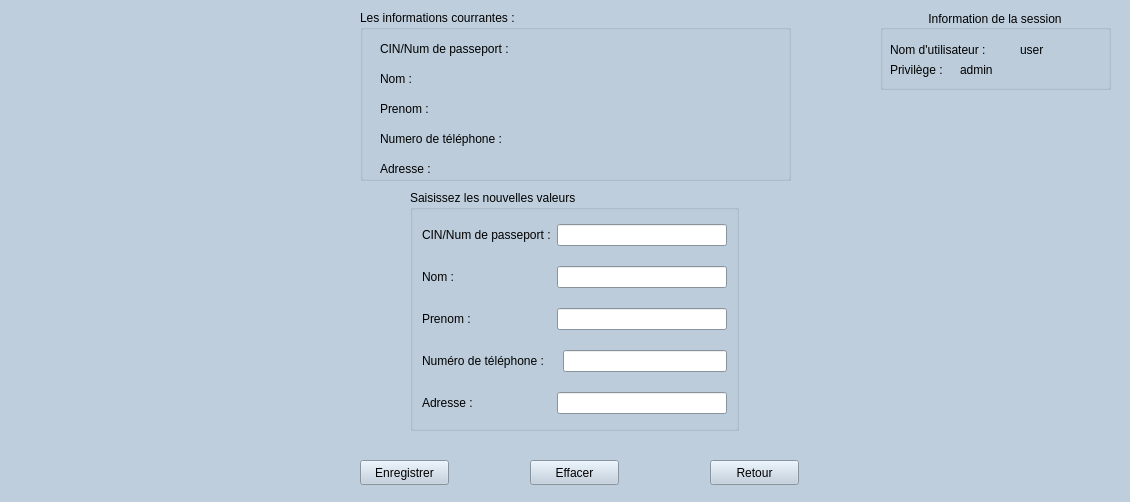
<?xml version="1.0" encoding="UTF-8"?>
<ui version="4.0">
 <class>modifclient</class>
 <widget class="QMainWindow" name="modifclient">
  <property name="geometry">
   <rect>
    <x>0</x>
    <y>0</y>
    <width>1130</width>
    <height>502</height>
   </rect>
  </property>
  <property name="palette">
   <palette>
    <active>
     <colorrole role="WindowText">
      <brush brushstyle="SolidPattern">
       <color alpha="255">
        <red>0</red>
        <green>0</green>
        <blue>0</blue>
       </color>
      </brush>
     </colorrole>
     <colorrole role="Button">
      <brush brushstyle="SolidPattern">
       <color alpha="255">
        <red>190</red>
        <green>206</green>
        <blue>221</blue>
       </color>
      </brush>
     </colorrole>
     <colorrole role="Light">
      <brush brushstyle="SolidPattern">
       <color alpha="255">
        <red>255</red>
        <green>255</green>
        <blue>255</blue>
       </color>
      </brush>
     </colorrole>
     <colorrole role="Midlight">
      <brush brushstyle="SolidPattern">
       <color alpha="255">
        <red>222</red>
        <green>230</green>
        <blue>238</blue>
       </color>
      </brush>
     </colorrole>
     <colorrole role="Dark">
      <brush brushstyle="SolidPattern">
       <color alpha="255">
        <red>95</red>
        <green>103</green>
        <blue>110</blue>
       </color>
      </brush>
     </colorrole>
     <colorrole role="Mid">
      <brush brushstyle="SolidPattern">
       <color alpha="255">
        <red>127</red>
        <green>137</green>
        <blue>147</blue>
       </color>
      </brush>
     </colorrole>
     <colorrole role="Text">
      <brush brushstyle="SolidPattern">
       <color alpha="255">
        <red>0</red>
        <green>0</green>
        <blue>0</blue>
       </color>
      </brush>
     </colorrole>
     <colorrole role="BrightText">
      <brush brushstyle="SolidPattern">
       <color alpha="255">
        <red>255</red>
        <green>255</green>
        <blue>255</blue>
       </color>
      </brush>
     </colorrole>
     <colorrole role="ButtonText">
      <brush brushstyle="SolidPattern">
       <color alpha="255">
        <red>0</red>
        <green>0</green>
        <blue>0</blue>
       </color>
      </brush>
     </colorrole>
     <colorrole role="Base">
      <brush brushstyle="SolidPattern">
       <color alpha="255">
        <red>255</red>
        <green>255</green>
        <blue>255</blue>
       </color>
      </brush>
     </colorrole>
     <colorrole role="Window">
      <brush brushstyle="SolidPattern">
       <color alpha="255">
        <red>190</red>
        <green>206</green>
        <blue>221</blue>
       </color>
      </brush>
     </colorrole>
     <colorrole role="Shadow">
      <brush brushstyle="SolidPattern">
       <color alpha="255">
        <red>0</red>
        <green>0</green>
        <blue>0</blue>
       </color>
      </brush>
     </colorrole>
     <colorrole role="AlternateBase">
      <brush brushstyle="SolidPattern">
       <color alpha="255">
        <red>222</red>
        <green>230</green>
        <blue>238</blue>
       </color>
      </brush>
     </colorrole>
     <colorrole role="ToolTipBase">
      <brush brushstyle="SolidPattern">
       <color alpha="255">
        <red>255</red>
        <green>255</green>
        <blue>220</blue>
       </color>
      </brush>
     </colorrole>
     <colorrole role="ToolTipText">
      <brush brushstyle="SolidPattern">
       <color alpha="255">
        <red>0</red>
        <green>0</green>
        <blue>0</blue>
       </color>
      </brush>
     </colorrole>
     <colorrole role="PlaceholderText">
      <brush brushstyle="SolidPattern">
       <color alpha="128">
        <red>0</red>
        <green>0</green>
        <blue>0</blue>
       </color>
      </brush>
     </colorrole>
    </active>
    <inactive>
     <colorrole role="WindowText">
      <brush brushstyle="SolidPattern">
       <color alpha="255">
        <red>0</red>
        <green>0</green>
        <blue>0</blue>
       </color>
      </brush>
     </colorrole>
     <colorrole role="Button">
      <brush brushstyle="SolidPattern">
       <color alpha="255">
        <red>190</red>
        <green>206</green>
        <blue>221</blue>
       </color>
      </brush>
     </colorrole>
     <colorrole role="Light">
      <brush brushstyle="SolidPattern">
       <color alpha="255">
        <red>255</red>
        <green>255</green>
        <blue>255</blue>
       </color>
      </brush>
     </colorrole>
     <colorrole role="Midlight">
      <brush brushstyle="SolidPattern">
       <color alpha="255">
        <red>222</red>
        <green>230</green>
        <blue>238</blue>
       </color>
      </brush>
     </colorrole>
     <colorrole role="Dark">
      <brush brushstyle="SolidPattern">
       <color alpha="255">
        <red>95</red>
        <green>103</green>
        <blue>110</blue>
       </color>
      </brush>
     </colorrole>
     <colorrole role="Mid">
      <brush brushstyle="SolidPattern">
       <color alpha="255">
        <red>127</red>
        <green>137</green>
        <blue>147</blue>
       </color>
      </brush>
     </colorrole>
     <colorrole role="Text">
      <brush brushstyle="SolidPattern">
       <color alpha="255">
        <red>0</red>
        <green>0</green>
        <blue>0</blue>
       </color>
      </brush>
     </colorrole>
     <colorrole role="BrightText">
      <brush brushstyle="SolidPattern">
       <color alpha="255">
        <red>255</red>
        <green>255</green>
        <blue>255</blue>
       </color>
      </brush>
     </colorrole>
     <colorrole role="ButtonText">
      <brush brushstyle="SolidPattern">
       <color alpha="255">
        <red>0</red>
        <green>0</green>
        <blue>0</blue>
       </color>
      </brush>
     </colorrole>
     <colorrole role="Base">
      <brush brushstyle="SolidPattern">
       <color alpha="255">
        <red>255</red>
        <green>255</green>
        <blue>255</blue>
       </color>
      </brush>
     </colorrole>
     <colorrole role="Window">
      <brush brushstyle="SolidPattern">
       <color alpha="255">
        <red>190</red>
        <green>206</green>
        <blue>221</blue>
       </color>
      </brush>
     </colorrole>
     <colorrole role="Shadow">
      <brush brushstyle="SolidPattern">
       <color alpha="255">
        <red>0</red>
        <green>0</green>
        <blue>0</blue>
       </color>
      </brush>
     </colorrole>
     <colorrole role="AlternateBase">
      <brush brushstyle="SolidPattern">
       <color alpha="255">
        <red>222</red>
        <green>230</green>
        <blue>238</blue>
       </color>
      </brush>
     </colorrole>
     <colorrole role="ToolTipBase">
      <brush brushstyle="SolidPattern">
       <color alpha="255">
        <red>255</red>
        <green>255</green>
        <blue>220</blue>
       </color>
      </brush>
     </colorrole>
     <colorrole role="ToolTipText">
      <brush brushstyle="SolidPattern">
       <color alpha="255">
        <red>0</red>
        <green>0</green>
        <blue>0</blue>
       </color>
      </brush>
     </colorrole>
     <colorrole role="PlaceholderText">
      <brush brushstyle="SolidPattern">
       <color alpha="128">
        <red>0</red>
        <green>0</green>
        <blue>0</blue>
       </color>
      </brush>
     </colorrole>
    </inactive>
    <disabled>
     <colorrole role="WindowText">
      <brush brushstyle="SolidPattern">
       <color alpha="255">
        <red>95</red>
        <green>103</green>
        <blue>110</blue>
       </color>
      </brush>
     </colorrole>
     <colorrole role="Button">
      <brush brushstyle="SolidPattern">
       <color alpha="255">
        <red>190</red>
        <green>206</green>
        <blue>221</blue>
       </color>
      </brush>
     </colorrole>
     <colorrole role="Light">
      <brush brushstyle="SolidPattern">
       <color alpha="255">
        <red>255</red>
        <green>255</green>
        <blue>255</blue>
       </color>
      </brush>
     </colorrole>
     <colorrole role="Midlight">
      <brush brushstyle="SolidPattern">
       <color alpha="255">
        <red>222</red>
        <green>230</green>
        <blue>238</blue>
       </color>
      </brush>
     </colorrole>
     <colorrole role="Dark">
      <brush brushstyle="SolidPattern">
       <color alpha="255">
        <red>95</red>
        <green>103</green>
        <blue>110</blue>
       </color>
      </brush>
     </colorrole>
     <colorrole role="Mid">
      <brush brushstyle="SolidPattern">
       <color alpha="255">
        <red>127</red>
        <green>137</green>
        <blue>147</blue>
       </color>
      </brush>
     </colorrole>
     <colorrole role="Text">
      <brush brushstyle="SolidPattern">
       <color alpha="255">
        <red>95</red>
        <green>103</green>
        <blue>110</blue>
       </color>
      </brush>
     </colorrole>
     <colorrole role="BrightText">
      <brush brushstyle="SolidPattern">
       <color alpha="255">
        <red>255</red>
        <green>255</green>
        <blue>255</blue>
       </color>
      </brush>
     </colorrole>
     <colorrole role="ButtonText">
      <brush brushstyle="SolidPattern">
       <color alpha="255">
        <red>95</red>
        <green>103</green>
        <blue>110</blue>
       </color>
      </brush>
     </colorrole>
     <colorrole role="Base">
      <brush brushstyle="SolidPattern">
       <color alpha="255">
        <red>190</red>
        <green>206</green>
        <blue>221</blue>
       </color>
      </brush>
     </colorrole>
     <colorrole role="Window">
      <brush brushstyle="SolidPattern">
       <color alpha="255">
        <red>190</red>
        <green>206</green>
        <blue>221</blue>
       </color>
      </brush>
     </colorrole>
     <colorrole role="Shadow">
      <brush brushstyle="SolidPattern">
       <color alpha="255">
        <red>0</red>
        <green>0</green>
        <blue>0</blue>
       </color>
      </brush>
     </colorrole>
     <colorrole role="AlternateBase">
      <brush brushstyle="SolidPattern">
       <color alpha="255">
        <red>190</red>
        <green>206</green>
        <blue>221</blue>
       </color>
      </brush>
     </colorrole>
     <colorrole role="ToolTipBase">
      <brush brushstyle="SolidPattern">
       <color alpha="255">
        <red>255</red>
        <green>255</green>
        <blue>220</blue>
       </color>
      </brush>
     </colorrole>
     <colorrole role="ToolTipText">
      <brush brushstyle="SolidPattern">
       <color alpha="255">
        <red>0</red>
        <green>0</green>
        <blue>0</blue>
       </color>
      </brush>
     </colorrole>
     <colorrole role="PlaceholderText">
      <brush brushstyle="SolidPattern">
       <color alpha="128">
        <red>0</red>
        <green>0</green>
        <blue>0</blue>
       </color>
      </brush>
     </colorrole>
    </disabled>
   </palette>
  </property>
  <property name="windowTitle">
   <string>Hotel PACEL</string>
  </property>
  <widget class="QWidget" name="centralwidget">
   <widget class="QGroupBox" name="groupBoxoldinfo">
    <property name="geometry">
     <rect>
      <x>360</x>
      <y>10</y>
      <width>431</width>
      <height>171</height>
     </rect>
    </property>
    <property name="title">
     <string>Les informations courrantes :</string>
    </property>
    <widget class="QLabel" name="labelcinv">
     <property name="geometry">
      <rect>
       <x>20</x>
       <y>30</y>
       <width>171</width>
       <height>17</height>
      </rect>
     </property>
     <property name="text">
      <string>CIN/Num de passeport :</string>
     </property>
    </widget>
    <widget class="QLabel" name="labelnomv">
     <property name="geometry">
      <rect>
       <x>20</x>
       <y>60</y>
       <width>67</width>
       <height>17</height>
      </rect>
     </property>
     <property name="text">
      <string>Nom :</string>
     </property>
    </widget>
    <widget class="QLabel" name="labelprenomv">
     <property name="geometry">
      <rect>
       <x>20</x>
       <y>90</y>
       <width>67</width>
       <height>17</height>
      </rect>
     </property>
     <property name="text">
      <string>Prenom :</string>
     </property>
    </widget>
    <widget class="QLabel" name="labelnumv">
     <property name="geometry">
      <rect>
       <x>20</x>
       <y>120</y>
       <width>161</width>
       <height>17</height>
      </rect>
     </property>
     <property name="text">
      <string>Numero de téléphone :</string>
     </property>
    </widget>
    <widget class="QLabel" name="labeladrv">
     <property name="geometry">
      <rect>
       <x>20</x>
       <y>150</y>
       <width>67</width>
       <height>17</height>
      </rect>
     </property>
     <property name="text">
      <string>Adresse :</string>
     </property>
    </widget>
    <widget class="QLabel" name="labelinfo1">
     <property name="geometry">
      <rect>
       <x>190</x>
       <y>30</y>
       <width>231</width>
       <height>17</height>
      </rect>
     </property>
     <property name="text">
      <string/>
     </property>
    </widget>
    <widget class="QLabel" name="labelinfo2">
     <property name="geometry">
      <rect>
       <x>70</x>
       <y>60</y>
       <width>361</width>
       <height>17</height>
      </rect>
     </property>
     <property name="text">
      <string/>
     </property>
    </widget>
    <widget class="QLabel" name="labelinfo3">
     <property name="geometry">
      <rect>
       <x>90</x>
       <y>90</y>
       <width>341</width>
       <height>17</height>
      </rect>
     </property>
     <property name="text">
      <string/>
     </property>
    </widget>
    <widget class="QLabel" name="labelinfo4">
     <property name="geometry">
      <rect>
       <x>180</x>
       <y>120</y>
       <width>251</width>
       <height>17</height>
      </rect>
     </property>
     <property name="text">
      <string/>
     </property>
    </widget>
    <widget class="QLabel" name="labelinfo5">
     <property name="geometry">
      <rect>
       <x>90</x>
       <y>150</y>
       <width>341</width>
       <height>17</height>
      </rect>
     </property>
     <property name="text">
      <string/>
     </property>
    </widget>
   </widget>
   <widget class="QGroupBox" name="groupBoxform">
    <property name="geometry">
     <rect>
      <x>410</x>
      <y>190</y>
      <width>329</width>
      <height>241</height>
     </rect>
    </property>
    <property name="title">
     <string>Saisissez les nouvelles valeurs</string>
    </property>
    <layout class="QGridLayout" name="gridLayout">
     <property name="horizontalSpacing">
      <number>6</number>
     </property>
     <property name="verticalSpacing">
      <number>15</number>
     </property>
     <item row="0" column="0">
      <widget class="QLabel" name="labelcinn">
       <property name="text">
        <string>CIN/Num de passeport :</string>
       </property>
      </widget>
     </item>
     <item row="0" column="1" colspan="2">
      <widget class="QLineEdit" name="lineEditcin"/>
     </item>
     <item row="1" column="0">
      <widget class="QLabel" name="labelnomn">
       <property name="text">
        <string>Nom :</string>
       </property>
      </widget>
     </item>
     <item row="1" column="1" colspan="2">
      <widget class="QLineEdit" name="lineEditnom"/>
     </item>
     <item row="2" column="0">
      <widget class="QLabel" name="labelprenomn">
       <property name="text">
        <string>Prenom :</string>
       </property>
      </widget>
     </item>
     <item row="2" column="1" colspan="2">
      <widget class="QLineEdit" name="lineEditprenom"/>
     </item>
     <item row="3" column="0" colspan="2">
      <widget class="QLabel" name="labelnumn">
       <property name="text">
        <string>Numéro de téléphone :</string>
       </property>
      </widget>
     </item>
     <item row="3" column="2">
      <widget class="QLineEdit" name="lineEditnum"/>
     </item>
     <item row="4" column="0">
      <widget class="QLabel" name="labeladrn">
       <property name="text">
        <string>Adresse :</string>
       </property>
      </widget>
     </item>
     <item row="4" column="1" colspan="2">
      <widget class="QLineEdit" name="lineEditadr"/>
     </item>
    </layout>
   </widget>
   <widget class="QPushButton" name="pushButtonsave">
    <property name="geometry">
     <rect>
      <x>360</x>
      <y>460</y>
      <width>89</width>
      <height>25</height>
     </rect>
    </property>
    <property name="text">
     <string>Enregistrer</string>
    </property>
   </widget>
   <widget class="QPushButton" name="pushButtondelete">
    <property name="geometry">
     <rect>
      <x>530</x>
      <y>460</y>
      <width>89</width>
      <height>25</height>
     </rect>
    </property>
    <property name="text">
     <string>Effacer</string>
    </property>
   </widget>
   <widget class="QPushButton" name="pushButtonrtr">
    <property name="geometry">
     <rect>
      <x>710</x>
      <y>460</y>
      <width>89</width>
      <height>25</height>
     </rect>
    </property>
    <property name="text">
     <string>Retour</string>
    </property>
   </widget>
   <widget class="QGroupBox" name="groupBox">
    <property name="geometry">
     <rect>
      <x>880</x>
      <y>10</y>
      <width>231</width>
      <height>80</height>
     </rect>
    </property>
    <property name="title">
     <string>Information de la session</string>
    </property>
    <property name="alignment">
     <set>Qt::AlignCenter</set>
    </property>
    <widget class="QLabel" name="labeluser">
     <property name="geometry">
      <rect>
       <x>10</x>
       <y>31</y>
       <width>151</width>
       <height>17</height>
      </rect>
     </property>
     <property name="text">
      <string>Nom d'utilisateur :</string>
     </property>
    </widget>
    <widget class="QLabel" name="labelprivilege">
     <property name="geometry">
      <rect>
       <x>10</x>
       <y>51</y>
       <width>141</width>
       <height>17</height>
      </rect>
     </property>
     <property name="text">
      <string>Privilège :</string>
     </property>
    </widget>
    <widget class="QLabel" name="labelusr">
     <property name="geometry">
      <rect>
       <x>140</x>
       <y>29</y>
       <width>81</width>
       <height>21</height>
      </rect>
     </property>
     <property name="text">
      <string>user</string>
     </property>
    </widget>
    <widget class="QLabel" name="labeladm">
     <property name="geometry">
      <rect>
       <x>80</x>
       <y>50</y>
       <width>191</width>
       <height>20</height>
      </rect>
     </property>
     <property name="text">
      <string>admin</string>
     </property>
    </widget>
   </widget>
   <widget class="QLabel" name="labelstsglb">
    <property name="geometry">
     <rect>
      <x>410</x>
      <y>430</y>
      <width>331</width>
      <height>17</height>
     </rect>
    </property>
    <property name="text">
     <string/>
    </property>
   </widget>
   <widget class="QLabel" name="labelstatus">
    <property name="geometry">
     <rect>
      <x>260</x>
      <y>431</y>
      <width>641</width>
      <height>20</height>
     </rect>
    </property>
    <property name="text">
     <string/>
    </property>
    <property name="alignment">
     <set>Qt::AlignCenter</set>
    </property>
   </widget>
  </widget>
 </widget>
 <resources/>
 <connections/>
</ui>
